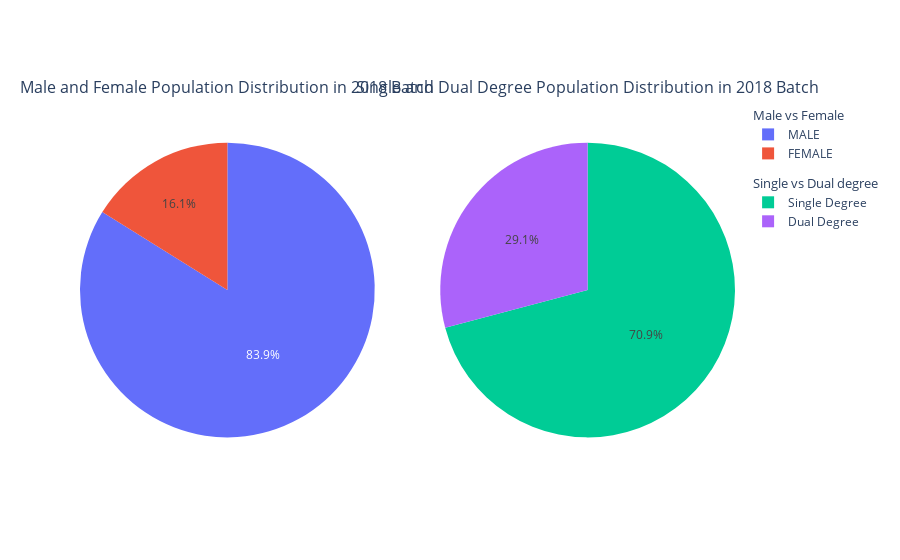

Notebook code cell kept with this figure:
### Markdown cell above
## Data Visualisation

### Code cell
# Function to plot male vs female and single vs dual degree pie charts
def basic_data(df):
    # Create 2 subplots, one for each pie chart
    fig = make_subplots(rows=1, cols=2, subplot_titles=("Male and Female Population Distribution in 2018 Batch", "Single and Dual Degree Population Distribution in 2018 Batch"), specs=[[{'type': 'domain'},{'type': 'domain'}]])
    
    # Add trace for male vs female graph
    fig.add_trace(go.Pie(labels=df['Gender'].value_counts().index,
                     values=df['Gender'].value_counts(),
                     legendgroup='MaleFemale',
                     legendgrouptitle=dict(text='Male vs Female'),
                    ),
              row=1, col=1)
    
    # Add trace for single vs dual degree graph
    fig.add_trace(go.Pie(labels=df['Dualite'].value_counts().index,
                     values=df['Dualite'].value_counts(),
                     legendgroup='SingleDual',
                     legendgrouptitle=dict(text='Single vs Dual degree')),
              row=1, col=2)
    
    # Custom hover template
    fig.update_traces(hovertemplate ='%{label}'+'<br>Number of students: %{value}<br><extra></extra>')
    fig.show()
basic_data(df)

### Figure 1 — Plotly figure (JSON) as saved in the notebook; plotly's stock layout.template omitted (floating-point values rounded to 4 significant figures)
{"data": [{"domain": {"x": [0, 0.45], "y": [0, 1]}, "hovertemplate": "%{label}<br>Number of students: %{value}<br><extra></extra>", "labels": ["MALE", "FEMALE"], "legendgroup": "MaleFemale", "legendgrouptitle": {"text": "Male vs Female"}, "type": "pie", "values": [806, 155]}, {"domain": {"x": [0.55, 1], "y": [0, 1]}, "hovertemplate": "%{label}<br>Number of students: %{value}<br><extra></extra>", "labels": ["Single Degree", "Dual Degree"], "legendgroup": "SingleDual", "legendgrouptitle": {"text": "Single vs Dual degree"}, "type": "pie", "values": [681, 280]}], "layout": {"annotations": [{"font": {"size": 16}, "showarrow": false, "text": "Male and Female Population Distribution in 2018 Batch", "x": 0.225, "xanchor": "center", "xref": "paper", "y": 1, "yanchor": "bottom", "yref": "paper"}, {"font": {"size": 16}, "showarrow": false, "text": "Single and Dual Degree Population Distribution in 2018 Batch", "x": 0.775, "xanchor": "center", "xref": "paper", "y": 1, "yanchor": "bottom", "yref": "paper"}]}}
